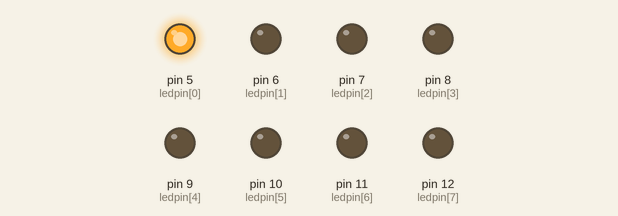
This sketch was run on a simulated Arduino Uno, built with avr-gcc and run on an emulated ATmega328P. Shown: output pins drawn as LEDs (lit = HIGH).

Above: at 0.2 s.
At 0.7 s:
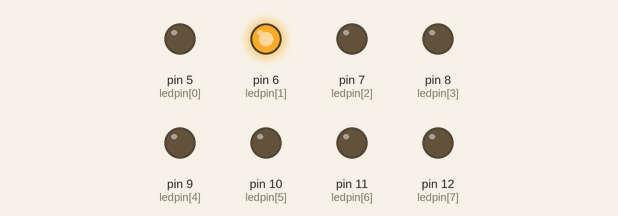
At 2.2 s:
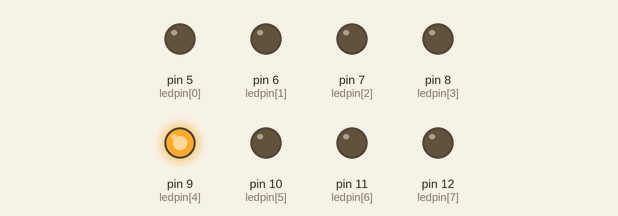
At 4.0 s:
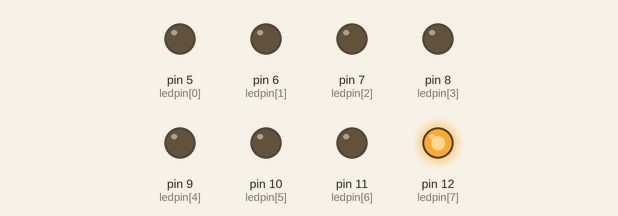
At 6.7 s:
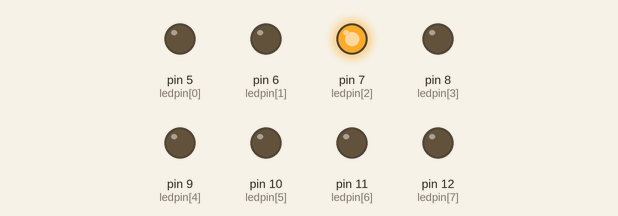
At 9.7 s:
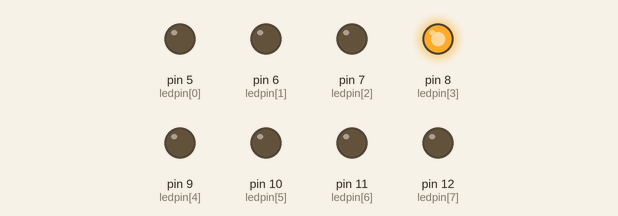
Timing chart, 0 to 10.4 s (numbered marks = the images above):
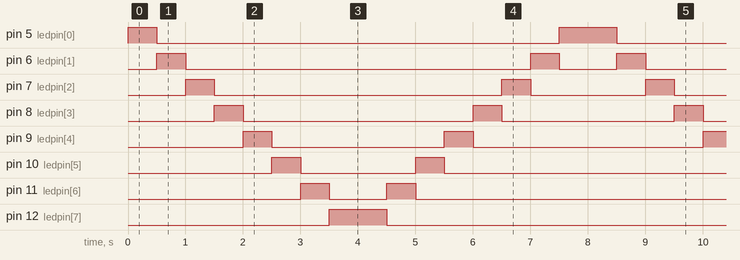

Measured:
- by itself, pin 5 (ledpin[0]): repeats every 8.0 s: LOW 7.0 s, HIGH 1.0 s
- by itself, pin 6 (ledpin[1]): repeats every 8.0 s: LOW 6.0 s, HIGH 0.50 s, LOW 1.0 s, HIGH 0.50 s
- by itself, pin 7 (ledpin[2]): repeats every 8.0 s: LOW 5.0 s, HIGH 0.50 s, LOW 2.0 s, HIGH 0.50 s
- by itself, pin 8 (ledpin[3]): repeats every 8.0 s: LOW 4.0 s, HIGH 0.50 s, LOW 3.0 s, HIGH 0.50 s
- by itself, pin 9 (ledpin[4]): repeats every 8.0 s: LOW 3.0 s, HIGH 0.50 s, LOW 4.0 s, HIGH 0.50 s
- by itself, pin 10 (ledpin[5]): repeats every 8.0 s: LOW 2.0 s, HIGH 0.50 s, LOW 5.0 s, HIGH 0.50 s
- by itself, pin 11 (ledpin[6]): repeats every 8.0 s: LOW 1.0 s, HIGH 0.50 s, LOW 6.0 s, HIGH 0.50 s
- by itself, pin 12 (ledpin[7]): alternates HIGH for 1.0 s and LOW for 7.0 s

The sketch:

knight_rider_2.ino
```cpp
int ledpin[] = {5,6,7,8,9,10,11,12};
int count = 0;
int timer = 500;

void setup() {
  // put your setup code here, to run once:
  pinMode(ledpin[0], OUTPUT);
  pinMode(ledpin[1], OUTPUT);
  pinMode(ledpin[2], OUTPUT);
  pinMode(ledpin[3], OUTPUT);
  pinMode(ledpin[4], OUTPUT);
  pinMode(ledpin[5], OUTPUT);
  pinMode(ledpin[6], OUTPUT);
  pinMode(ledpin[7], OUTPUT);
  digitalWrite(ledpin[0], LOW);
  digitalWrite(ledpin[1], LOW);
  digitalWrite(ledpin[2], LOW);
  digitalWrite(ledpin[3], LOW);
  digitalWrite(ledpin[4], LOW);
  digitalWrite(ledpin[5], LOW);
  digitalWrite(ledpin[6], LOW);
  digitalWrite(ledpin[7], LOW);
  Serial.begin(9600);

}

void loop() {
  // put your main code here, to run repeatedly:
  for (count = 0; count<8; count++){
    digitalWrite(ledpin[count], HIGH);
   // Serial.println(count);
    delay(timer);
    digitalWrite(ledpin[count], LOW);
    //if (count == 3){
     // break;
    // }
   // Serial.print(count +1);
    //delay(timer);
   // digitalWrite(ledpin[count], LOW);
   // delay(timer*2);
    }
  for (count = 7; count>=0; count--){
    digitalWrite(ledpin[count], HIGH);
    delay(timer);
    digitalWrite(ledpin[count], LOW);
   // delay(timer);
    //digitalWrite(ledpin[count], LOW);
    //delay(timer*2);
    }

}
```
